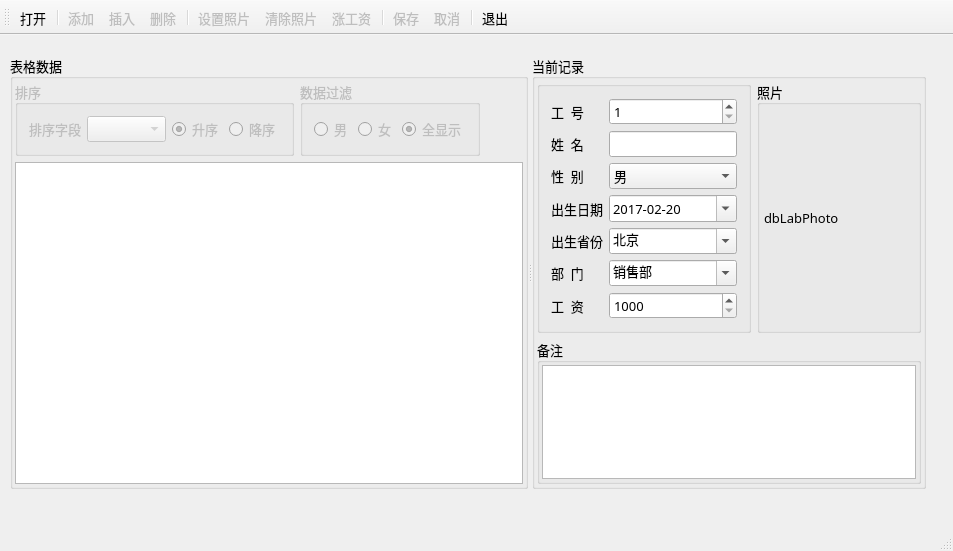
<?xml version="1.0" encoding="UTF-8"?>
<ui version="4.0">
 <class>MainWindow</class>
 <widget class="QMainWindow" name="MainWindow">
  <property name="geometry">
   <rect>
    <x>0</x>
    <y>0</y>
    <width>953</width>
    <height>551</height>
   </rect>
  </property>
  <property name="font">
   <font>
    <family>宋体</family>
    <pointsize>10</pointsize>
   </font>
  </property>
  <property name="windowTitle">
   <string>QSqlTableModel的使用</string>
  </property>
  <widget class="QWidget" name="centralWidget">
   <widget class="QSplitter" name="splitter">
    <property name="geometry">
     <rect>
      <x>10</x>
      <y>20</y>
      <width>916</width>
      <height>434</height>
     </rect>
    </property>
    <property name="orientation">
     <enum>Qt::Horizontal</enum>
    </property>
    <widget class="QGroupBox" name="groupBox_6">
     <property name="title">
      <string>表格数据</string>
     </property>
     <layout class="QVBoxLayout" name="verticalLayout_4">
      <property name="leftMargin">
       <number>2</number>
      </property>
      <property name="topMargin">
       <number>2</number>
      </property>
      <property name="rightMargin">
       <number>2</number>
      </property>
      <property name="bottomMargin">
       <number>2</number>
      </property>
      <item>
       <layout class="QHBoxLayout" name="horizontalLayout_4">
        <item>
         <widget class="QGroupBox" name="groupBoxSort">
          <property name="enabled">
           <bool>false</bool>
          </property>
          <property name="title">
           <string>排序</string>
          </property>
          <layout class="QHBoxLayout" name="horizontalLayout_2">
           <item>
            <widget class="QLabel" name="label_14">
             <property name="text">
              <string>排序字段</string>
             </property>
            </widget>
           </item>
           <item>
            <widget class="QComboBox" name="comboFields"/>
           </item>
           <item>
            <widget class="QRadioButton" name="radioBtnAscend">
             <property name="text">
              <string>升序</string>
             </property>
             <property name="checked">
              <bool>true</bool>
             </property>
            </widget>
           </item>
           <item>
            <widget class="QRadioButton" name="radioBtnDescend">
             <property name="text">
              <string>降序</string>
             </property>
            </widget>
           </item>
          </layout>
         </widget>
        </item>
        <item>
         <widget class="QGroupBox" name="groupBoxFilter">
          <property name="enabled">
           <bool>false</bool>
          </property>
          <property name="title">
           <string>数据过滤</string>
          </property>
          <layout class="QHBoxLayout" name="horizontalLayout_3">
           <item>
            <widget class="QRadioButton" name="radioBtnMan">
             <property name="text">
              <string>男</string>
             </property>
            </widget>
           </item>
           <item>
            <widget class="QRadioButton" name="radioBtnWoman">
             <property name="text">
              <string>女</string>
             </property>
            </widget>
           </item>
           <item>
            <widget class="QRadioButton" name="radioBtnBoth">
             <property name="text">
              <string>全显示</string>
             </property>
             <property name="checked">
              <bool>true</bool>
             </property>
            </widget>
           </item>
          </layout>
         </widget>
        </item>
        <item>
         <spacer name="horizontalSpacer">
          <property name="orientation">
           <enum>Qt::Horizontal</enum>
          </property>
          <property name="sizeHint" stdset="0">
           <size>
            <width>40</width>
            <height>20</height>
           </size>
          </property>
         </spacer>
        </item>
       </layout>
      </item>
      <item>
       <widget class="QTableView" name="tableView">
        <property name="styleSheet">
         <string notr="true">alternate-background-color: rgb(211, 249, 248);</string>
        </property>
        <property name="editTriggers">
         <set>QAbstractItemView::AnyKeyPressed|QAbstractItemView::DoubleClicked|QAbstractItemView::EditKeyPressed|QAbstractItemView::SelectedClicked</set>
        </property>
        <attribute name="horizontalHeaderDefaultSectionSize">
         <number>80</number>
        </attribute>
        <attribute name="verticalHeaderDefaultSectionSize">
         <number>25</number>
        </attribute>
       </widget>
      </item>
     </layout>
    </widget>
    <widget class="QGroupBox" name="groupBox">
     <property name="title">
      <string>当前记录</string>
     </property>
     <layout class="QVBoxLayout" name="verticalLayout_3">
      <property name="leftMargin">
       <number>2</number>
      </property>
      <property name="topMargin">
       <number>2</number>
      </property>
      <property name="rightMargin">
       <number>2</number>
      </property>
      <property name="bottomMargin">
       <number>2</number>
      </property>
      <item>
       <layout class="QHBoxLayout" name="horizontalLayout">
        <item>
         <widget class="QGroupBox" name="groupBox_5">
          <property name="title">
           <string/>
          </property>
          <layout class="QFormLayout" name="formLayout">
           <item row="0" column="0">
            <widget class="QLabel" name="label">
             <property name="text">
              <string>工  号</string>
             </property>
             <property name="buddy">
              <cstring>dbSpinEmpNo</cstring>
             </property>
            </widget>
           </item>
           <item row="0" column="1">
            <widget class="QSpinBox" name="dbSpinEmpNo">
             <property name="minimum">
              <number>1</number>
             </property>
             <property name="maximum">
              <number>10000</number>
             </property>
            </widget>
           </item>
           <item row="1" column="0">
            <widget class="QLabel" name="label_2">
             <property name="text">
              <string>姓  名</string>
             </property>
             <property name="buddy">
              <cstring>dbEditName</cstring>
             </property>
            </widget>
           </item>
           <item row="1" column="1">
            <widget class="QLineEdit" name="dbEditName"/>
           </item>
           <item row="2" column="0">
            <widget class="QLabel" name="label_3">
             <property name="text">
              <string>性  别</string>
             </property>
             <property name="buddy">
              <cstring>dbComboSex</cstring>
             </property>
            </widget>
           </item>
           <item row="2" column="1">
            <widget class="QComboBox" name="dbComboSex">
             <item>
              <property name="text">
               <string>男</string>
              </property>
             </item>
             <item>
              <property name="text">
               <string>女</string>
              </property>
             </item>
            </widget>
           </item>
           <item row="3" column="0">
            <widget class="QLabel" name="label_5">
             <property name="text">
              <string>出生日期</string>
             </property>
             <property name="buddy">
              <cstring>dbEditBirth</cstring>
             </property>
            </widget>
           </item>
           <item row="3" column="1">
            <widget class="QDateEdit" name="dbEditBirth">
             <property name="displayFormat">
              <string>yyyy-MM-dd</string>
             </property>
             <property name="calendarPopup">
              <bool>true</bool>
             </property>
             <property name="date">
              <date>
               <year>2017</year>
               <month>2</month>
               <day>20</day>
              </date>
             </property>
            </widget>
           </item>
           <item row="4" column="0">
            <widget class="QLabel" name="label_7">
             <property name="text">
              <string>出生省份</string>
             </property>
             <property name="buddy">
              <cstring>dbComboProvince</cstring>
             </property>
            </widget>
           </item>
           <item row="4" column="1">
            <widget class="QComboBox" name="dbComboProvince">
             <property name="editable">
              <bool>true</bool>
             </property>
             <item>
              <property name="text">
               <string>北京</string>
              </property>
             </item>
             <item>
              <property name="text">
               <string>上海</string>
              </property>
             </item>
             <item>
              <property name="text">
               <string>天津</string>
              </property>
             </item>
             <item>
              <property name="text">
               <string>重庆</string>
              </property>
             </item>
             <item>
              <property name="text">
               <string>安徽</string>
              </property>
             </item>
             <item>
              <property name="text">
               <string>河北</string>
              </property>
             </item>
             <item>
              <property name="text">
               <string>河南</string>
              </property>
             </item>
             <item>
              <property name="text">
               <string>湖北</string>
              </property>
             </item>
             <item>
              <property name="text">
               <string>湖南</string>
              </property>
             </item>
             <item>
              <property name="text">
               <string>山西</string>
              </property>
             </item>
             <item>
              <property name="text">
               <string>山东</string>
              </property>
             </item>
             <item>
              <property name="text">
               <string>陕西</string>
              </property>
             </item>
             <item>
              <property name="text">
               <string>江苏</string>
              </property>
             </item>
             <item>
              <property name="text">
               <string>江西</string>
              </property>
             </item>
            </widget>
           </item>
           <item row="5" column="0">
            <widget class="QLabel" name="label_6">
             <property name="text">
              <string>部  门</string>
             </property>
             <property name="buddy">
              <cstring>dbComboDep</cstring>
             </property>
            </widget>
           </item>
           <item row="5" column="1">
            <widget class="QComboBox" name="dbComboDep">
             <property name="editable">
              <bool>true</bool>
             </property>
             <item>
              <property name="text">
               <string>销售部</string>
              </property>
             </item>
             <item>
              <property name="text">
               <string>技术部</string>
              </property>
             </item>
             <item>
              <property name="text">
               <string>生产部</string>
              </property>
             </item>
             <item>
              <property name="text">
               <string>行政部</string>
              </property>
             </item>
            </widget>
           </item>
           <item row="6" column="0">
            <widget class="QLabel" name="label_12">
             <property name="text">
              <string>工  资</string>
             </property>
             <property name="buddy">
              <cstring>dbSpinSalary</cstring>
             </property>
            </widget>
           </item>
           <item row="6" column="1">
            <widget class="QSpinBox" name="dbSpinSalary">
             <property name="prefix">
              <string/>
             </property>
             <property name="minimum">
              <number>1000</number>
             </property>
             <property name="maximum">
              <number>50000</number>
             </property>
             <property name="singleStep">
              <number>100</number>
             </property>
             <property name="value">
              <number>1000</number>
             </property>
            </widget>
           </item>
          </layout>
         </widget>
        </item>
        <item>
         <widget class="QGroupBox" name="groupBox_3">
          <property name="title">
           <string>照片</string>
          </property>
          <property name="flat">
           <bool>true</bool>
          </property>
          <layout class="QVBoxLayout" name="verticalLayout">
           <property name="leftMargin">
            <number>4</number>
           </property>
           <property name="topMargin">
            <number>4</number>
           </property>
           <property name="rightMargin">
            <number>4</number>
           </property>
           <property name="bottomMargin">
            <number>4</number>
           </property>
           <item>
            <widget class="QLabel" name="dbLabPhoto">
             <property name="minimumSize">
              <size>
               <width>150</width>
               <height>0</height>
              </size>
             </property>
             <property name="maximumSize">
              <size>
               <width>1000</width>
               <height>16777215</height>
              </size>
             </property>
             <property name="text">
              <string>dbLabPhoto</string>
             </property>
            </widget>
           </item>
          </layout>
         </widget>
        </item>
       </layout>
      </item>
      <item>
       <widget class="QGroupBox" name="groupBox_4">
        <property name="title">
         <string>备注</string>
        </property>
        <property name="flat">
         <bool>true</bool>
        </property>
        <layout class="QVBoxLayout" name="verticalLayout_2">
         <property name="leftMargin">
          <number>2</number>
         </property>
         <property name="topMargin">
          <number>2</number>
         </property>
         <property name="rightMargin">
          <number>2</number>
         </property>
         <property name="bottomMargin">
          <number>2</number>
         </property>
         <item>
          <widget class="QPlainTextEdit" name="dbEditMemo">
           <property name="maximumSize">
            <size>
             <width>16777215</width>
             <height>16777215</height>
            </size>
           </property>
          </widget>
         </item>
        </layout>
       </widget>
      </item>
     </layout>
    </widget>
   </widget>
  </widget>
  <widget class="QStatusBar" name="statusBar"/>
  <widget class="QToolBar" name="mainToolBar">
   <property name="toolButtonStyle">
    <enum>Qt::ToolButtonTextUnderIcon</enum>
   </property>
   <attribute name="toolBarArea">
    <enum>TopToolBarArea</enum>
   </attribute>
   <attribute name="toolBarBreak">
    <bool>false</bool>
   </attribute>
   <addaction name="actOpenDB"/>
   <addaction name="separator"/>
   <addaction name="actRecAppend"/>
   <addaction name="actRecInsert"/>
   <addaction name="actRecDelete"/>
   <addaction name="separator"/>
   <addaction name="actPhoto"/>
   <addaction name="actPhotoClear"/>
   <addaction name="actScan"/>
   <addaction name="separator"/>
   <addaction name="actSubmit"/>
   <addaction name="actRevert"/>
   <addaction name="separator"/>
   <addaction name="actQuit"/>
  </widget>
  <action name="actOpenDB">
   <property name="icon">
    <iconset resource="res.qrc">
     <normaloff>:/images/images/open3.bmp</normaloff>:/images/images/open3.bmp</iconset>
   </property>
   <property name="text">
    <string>打开</string>
   </property>
   <property name="toolTip">
    <string>打开数据库</string>
   </property>
  </action>
  <action name="actQuit">
   <property name="icon">
    <iconset resource="res.qrc">
     <normaloff>:/images/images/exit.bmp</normaloff>:/images/images/exit.bmp</iconset>
   </property>
   <property name="text">
    <string>退出</string>
   </property>
   <property name="toolTip">
    <string>退出</string>
   </property>
  </action>
  <action name="actRecAppend">
   <property name="enabled">
    <bool>false</bool>
   </property>
   <property name="icon">
    <iconset resource="res.qrc">
     <normaloff>:/images/images/316.bmp</normaloff>:/images/images/316.bmp</iconset>
   </property>
   <property name="text">
    <string>添加</string>
   </property>
   <property name="toolTip">
    <string>添加记录</string>
   </property>
  </action>
  <action name="actRecInsert">
   <property name="enabled">
    <bool>false</bool>
   </property>
   <property name="icon">
    <iconset resource="res.qrc">
     <normaloff>:/images/images/306.bmp</normaloff>:/images/images/306.bmp</iconset>
   </property>
   <property name="text">
    <string>插入</string>
   </property>
   <property name="toolTip">
    <string>插入记录</string>
   </property>
  </action>
  <action name="actSubmit">
   <property name="enabled">
    <bool>false</bool>
   </property>
   <property name="icon">
    <iconset resource="res.qrc">
     <normaloff>:/images/images/save1.bmp</normaloff>:/images/images/save1.bmp</iconset>
   </property>
   <property name="text">
    <string>保存</string>
   </property>
   <property name="toolTip">
    <string>保存修改</string>
   </property>
  </action>
  <action name="actRevert">
   <property name="enabled">
    <bool>false</bool>
   </property>
   <property name="icon">
    <iconset resource="res.qrc">
     <normaloff>:/images/images/ubdo.bmp</normaloff>:/images/images/ubdo.bmp</iconset>
   </property>
   <property name="text">
    <string>取消</string>
   </property>
   <property name="toolTip">
    <string>取消修改</string>
   </property>
  </action>
  <action name="actRecDelete">
   <property name="enabled">
    <bool>false</bool>
   </property>
   <property name="icon">
    <iconset resource="res.qrc">
     <normaloff>:/images/images/delete1.bmp</normaloff>:/images/images/delete1.bmp</iconset>
   </property>
   <property name="text">
    <string>删除</string>
   </property>
   <property name="toolTip">
    <string>删除记录</string>
   </property>
  </action>
  <action name="actPhoto">
   <property name="enabled">
    <bool>false</bool>
   </property>
   <property name="icon">
    <iconset resource="res.qrc">
     <normaloff>:/images/images/00.JPG</normaloff>:/images/images/00.JPG</iconset>
   </property>
   <property name="text">
    <string>设置照片</string>
   </property>
   <property name="toolTip">
    <string>设置照片</string>
   </property>
  </action>
  <action name="actPhotoClear">
   <property name="enabled">
    <bool>false</bool>
   </property>
   <property name="icon">
    <iconset resource="res.qrc">
     <normaloff>:/images/images/103.bmp</normaloff>:/images/images/103.bmp</iconset>
   </property>
   <property name="text">
    <string>清除照片</string>
   </property>
   <property name="toolTip">
    <string>清除照片</string>
   </property>
  </action>
  <action name="actScan">
   <property name="enabled">
    <bool>false</bool>
   </property>
   <property name="icon">
    <iconset resource="res.qrc">
     <normaloff>:/images/images/up.bmp</normaloff>:/images/images/up.bmp</iconset>
   </property>
   <property name="text">
    <string>涨工资</string>
   </property>
   <property name="toolTip">
    <string>涨工资</string>
   </property>
  </action>
 </widget>
 <layoutdefault spacing="6" margin="11"/>
 <resources>
  <include location="res.qrc"/>
 </resources>
 <connections>
  <connection>
   <sender>actQuit</sender>
   <signal>triggered()</signal>
   <receiver>MainWindow</receiver>
   <slot>close()</slot>
   <hints>
    <hint type="sourcelabel">
     <x>-1</x>
     <y>-1</y>
    </hint>
    <hint type="destinationlabel">
     <x>274</x>
     <y>184</y>
    </hint>
   </hints>
  </connection>
 </connections>
</ui>
